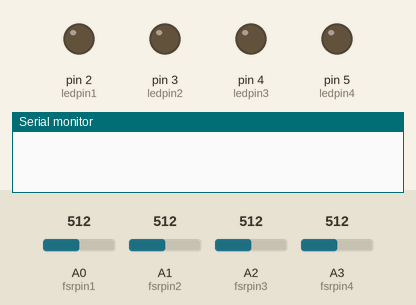
The sketch below on a simulated Arduino Uno, built with avr-gcc and run on an emulated ATmega328P. On the bench: output pins drawn as LEDs (lit = HIGH), the last lines printed to the serial monitor. The inputs (shaded band) are chosen by the test bench; at power-on: A0 (fsrpin1) = 512, A1 (fsrpin2) = 512, A2 (fsrpin3) = 512, A3 (fsrpin4) = 512.

Above: at 0.05 s.
At 1.2 s:
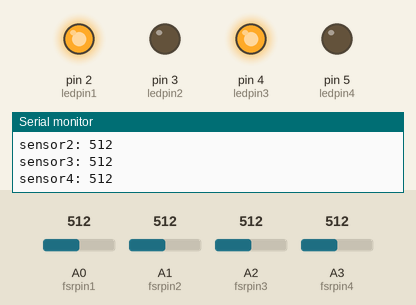
1.3 s: A0 (fsrpin1) set to 109
4.3 s: A0 (fsrpin1) set to 90
Timing chart, 0 to 7.3 s (numbered marks = the images above; inputs shaded):
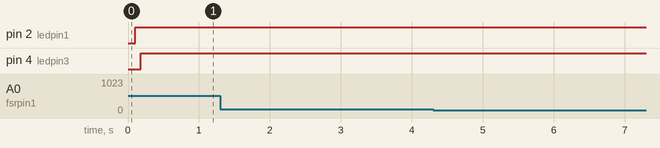

The sketch:

4_led_toggle.ino
```cpp
/* Example code to use Force Sensitive Resistor (FSR) as toggle switch to control LED. More info: https://www.makerguides.com */
// Define pins:
#define fsrpin1 A0
#define fsrpin2 A1
#define fsrpin3 A2
#define fsrpin4 A3

#define ledpin1 2
#define ledpin2 3
#define ledpin3 4
#define ledpin4 5

// Define variables:
int fsrReading; // The current reading from the FSR
int fsrReading2; // The current reading from the FSR
int fsrReading3; // The current reading from the FSR
int fsrReading4; // The current reading from the FSR

int state = LOW; // The current state of the output pin
int previous = 0; // The previous reading from the FSR
int state2 = LOW;
int previous2 = 0;
int state3 = LOW;
int previous3 = 0;
int state4 = LOW;
int previous4 = 0;

// The follow variables are long's because the time, measured in miliseconds, will quickly become a bigger number than can be stored in an int:
long time = 0;  // The last time the output pin was toggled
long debounce = 40; // The debounce time, increase if the output flickers
void setup() {
  // Begin serial communication at a baud rate of 9600:
  Serial.begin(9600);
  // Set ledpin as output:
  pinMode(ledpin1, OUTPUT);
  pinMode(ledpin2, OUTPUT);
  pinMode(ledpin3, OUTPUT);
  pinMode(ledpin4, OUTPUT);
}
void loop() {
  // Read the FSR pin and store the output as fsrreading:
  fsrReading = analogRead(fsrpin1);
  fsrReading2 = analogRead(fsrpin2);
  fsrReading3 = analogRead(fsrpin3);
  fsrReading4 = analogRead(fsrpin4);
  delay(100);
  // Print the fsrreading in the serial monitor:
   Serial.print("sensor1: ");
  Serial.println(fsrReading);
     Serial.print("sensor2: ");
  Serial.println(fsrReading2);
       Serial.print("sensor3: ");
  Serial.println(fsrReading3);
       Serial.print("sensor4: ");
  Serial.println(fsrReading4);

  // If the input just went from below 500 to above 500 and we've waited long enough to ignore any noise on the circuit, toggle the output pin and remember the time:
  if (fsrReading > 2 && previous < 2 && millis() - time > debounce) {
    if (state == LOW)
      state = HIGH;
    else
      state = LOW;
    time = millis();
  }
  digitalWrite(ledpin1, state);
  delay(debounce);
  previous = fsrReading;

  if (fsrReading2 > 2 && previous2 < 2 && millis() - time > debounce) {
    if (state2 == LOW)
      state2 = HIGH;
    else
      state2 = LOW;
    time = millis();
  }
  digitalWrite(ledpin2, state2);
  delay(debounce);
  previous2 = fsrReading2;

    if (fsrReading3 > 2 && previous3 < 2 && millis() - time > debounce) {
    if (state3 == LOW)
      state3 = HIGH;
    else
      state3 = LOW;
    time = millis();
  }
  digitalWrite(ledpin3, state3);
  delay(debounce);
  previous3 = fsrReading3;

  if (fsrReading4 > 2 && previous4 < 2 && millis() - time > debounce) {
    if (state4 == LOW)
      state4 = HIGH;
    else
      state4 = LOW;
    time = millis();
  }
  digitalWrite(ledpin4, state4);
  delay(debounce);
  previous4 = fsrReading4;

}
```
